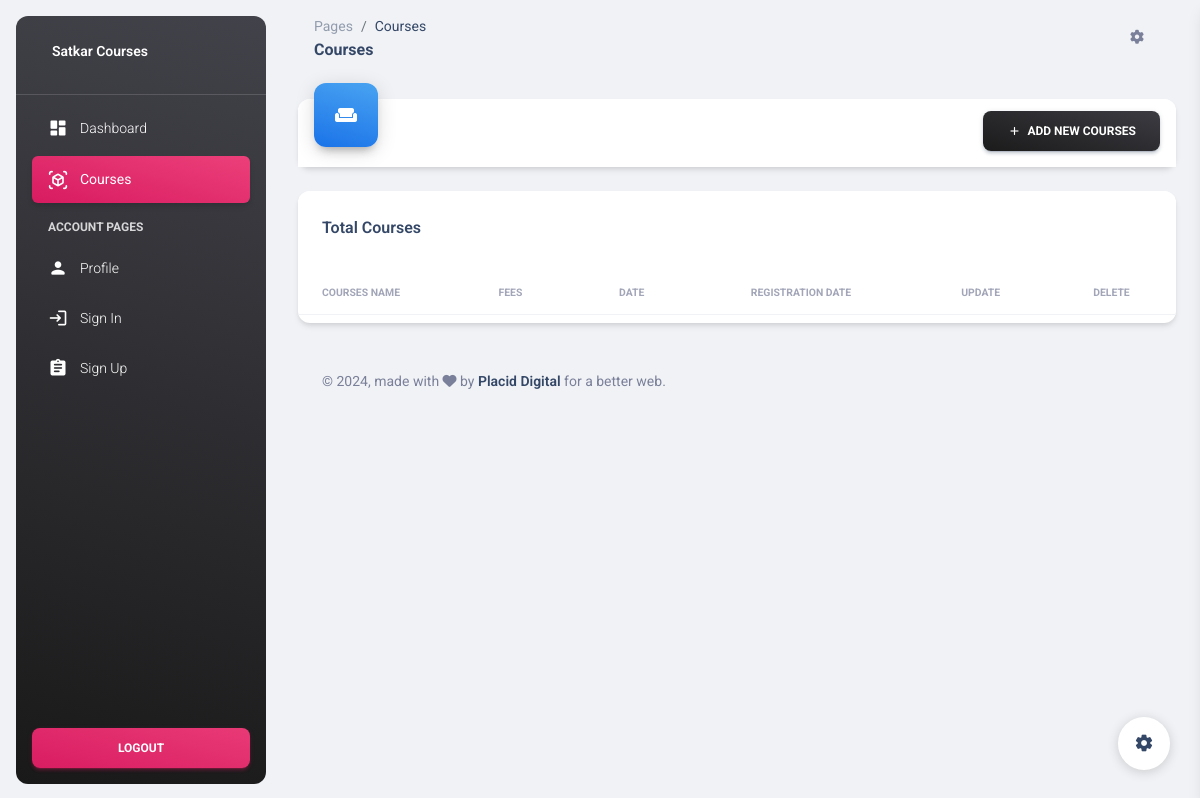
Page /courses/ on the earlier database version.
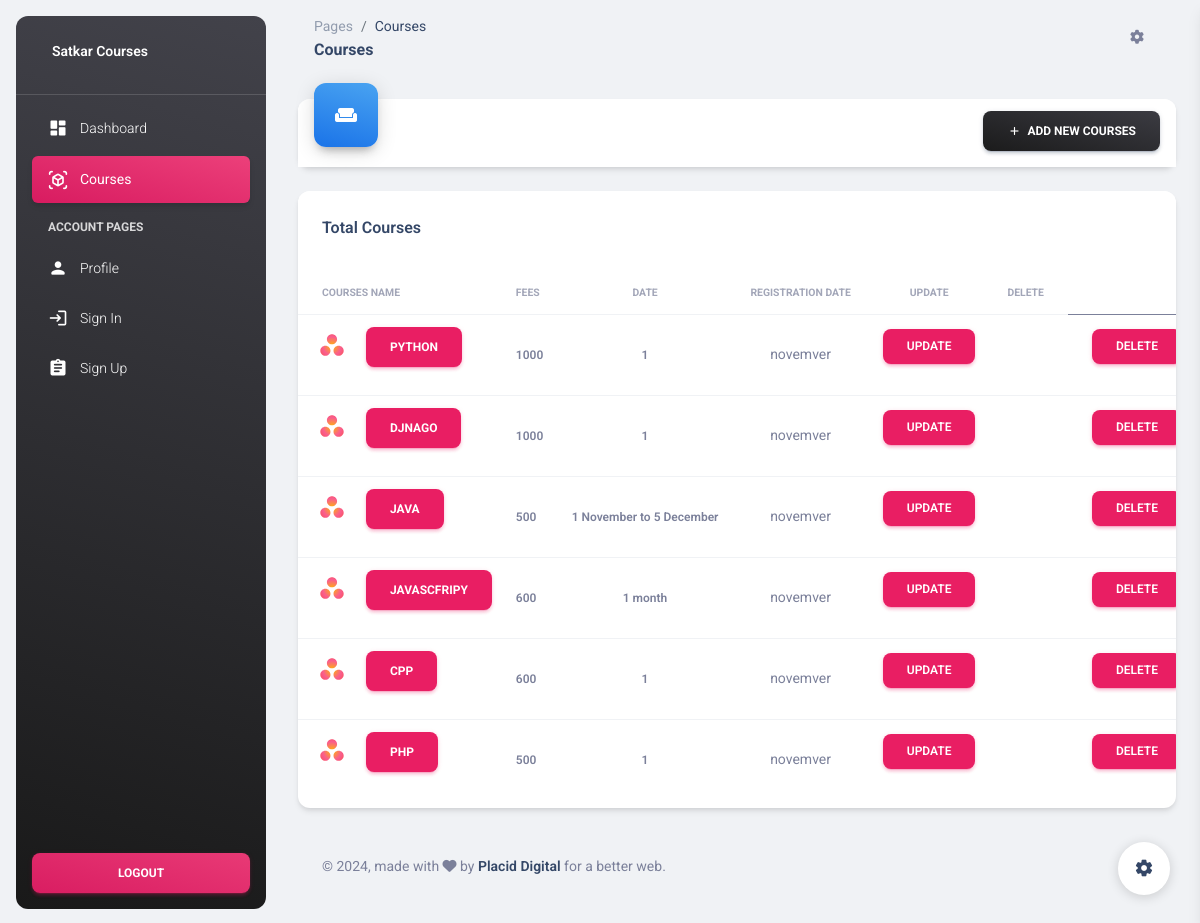
Same page on the later database version.
### student/models.py (models this page shows, shortened)
class Course(models.Model):
    course_name= models.CharField(max_length=100)
    fees= models.IntegerField()
    duration= models.CharField(max_length=20)

### student/views.py (the view)
# urls.py: path('courses/', course),
def course(request):
    db = Course.objects.all()
    return render(request, "courses.html", {'data':db})

### student/templates/courses.html (shortened to what the changed rows need)
<!DOCTYPE html>
<html lang="en">
<head>
  {% load static %}
  <link href="{% static "css/nucleo-icons.css" %}"rel="stylesheet" />
  <link href="{% static "css/nucleo-svg.css" %}" rel="stylesheet" />
  <link id="pagestyle" href="{% static 'css/material-dashboard.css' %}" rel="stylesheet" />
</head>
<body class="g-sidenav-show  bg-gray-200">
  <main class="main-content position-relative max-height-vh-100 h-100 border-radius-lg ">
    <div class="container-fluid py-4">
      <div class="row mt-4 mb-4">
        <div class="col-lg-12 col-md-6 mb-md-0 mb-4">
          <div class="card">
            <div class="card-body px-0 pb-2">
              <div class="table-responsive">
                <table class="table align-items-center mb-0">
                  <thead>
                    <tr>
                      <th class="text-uppercase text-secondary text-xxs font-weight-bolder opacity-7">Courses Name</th>
                      <th class="text-uppercase text-secondary text-xxs font-weight-bolder opacity-7 ps-2">Fees
                      </th>
                      <th class="text-center text-uppercase text-secondary text-xxs font-weight-bolder opacity-7">
                        date</th>
                      <th class="text-center text-uppercase text-secondary text-xxs font-weight-bolder opacity-7">
                        Registration date</th>
                        <th class="text-center text-uppercase text-secondary text-xxs font-weight-bolder opacity-7">
                          Update</th>
                        <th class="text-center text-uppercase text-secondary text-xxs font-weight-bolder opacity-7">
                          Delete</th>
                    </tr>
                  </thead>
                  <tbody>
                    {% for i in data %}
                    <tr>
                       <td>
                          <div class="d-flex px-2 py-1">
                             <div>
                                <img src="{% static '/img/small-logos/logo-asana.svg' %}" class="avatar avatar-sm me-3" alt="xd">
                             </div>
                             <div class="d-flex flex-column justify-content-center">
                                <a href="#" type="button" class="btn btn-primary">{{i.course_name}}</a>
                             </div>
                          </div>
                       </td>
                       <td class="align-middle text-sm">
                          <span class="text-xs font-weight-bold">{{i.fees}}</span>
                       </td>
                       <td class="align-middle text-center text-sm">
                          <span class="text-xs font-weight-bold">{{i.duration}}</span>
                       </td>
                       <td class="align-middle text-center text-sm">novemver
                       </td>
                       <td class="align-middle text-center text-sm">
                        <a class="text-xs font-weight-bold btn btn-primary" href="{% url 'update_course' i.id %}">
                            Update
                        </a>
                    </td>
                       <td class="align-middle text-center tect-sm">
                        <td></td>
                        <td>
            <a <span class="text-xs font-weight-bold btn btn-primary" class="btn btn-primary" href="{% url 'delete_course' i.id %}">Delete</span></a>
    </td>
</tr>
{% endfor %}
                 </tbody>
                </table>
              </div>
            </div>
          </div>
        </div>
      </div>
    </div>
  </main>
</body>
</html>

Differences in the rows shown:
added Course: course_name "PYTHON", fees "1000", duration "1"
added Course: course_name "DJNAGO", fees "1000", duration "1"
added Course: course_name "JAVA", fees "500", duration "1 November to 5 December"
added Course: course_name "JAVASCFRIPY", fees "600", duration "1 month"
added Course: course_name "CPP", fees "600", duration "1"
added Course: course_name "PHP", fees "500", duration "1"
